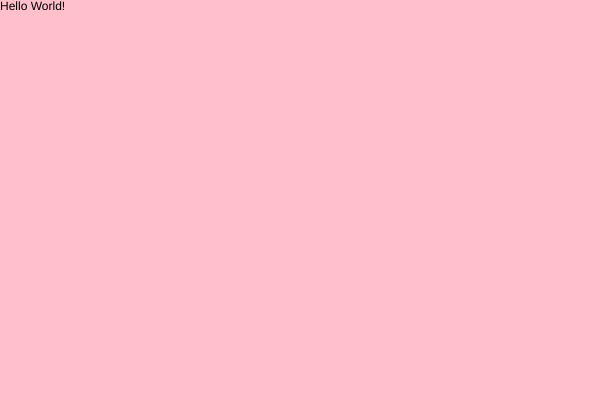
Frame 1 (no input)
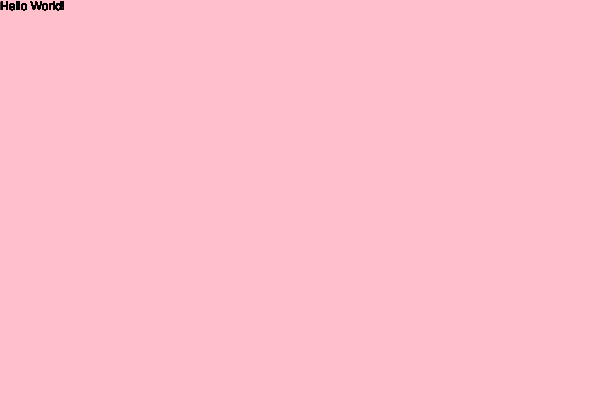
Frame 60 (no input)
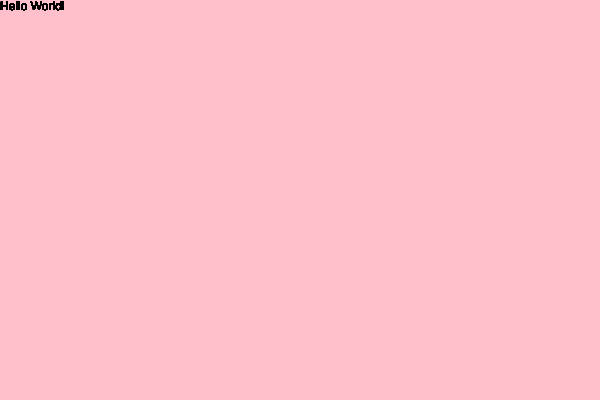
Frame 120 (the mouse pressed at the canvas centre since frame 60)

The p5.js sketch that drew these frames (run headless with seeded random() and noise() and a simulated clock; from frame 60 on, the mouse is pressed at the canvas centre):

// p5.js sketch
// ── sketch.js
// Declare the setup function
function setup() {

    // create a canvas 600px wide and 400px high
    createCanvas( 600, 400 );

    // color the background 'pink'
    background( 'pink' );
}

  // Declaring the draw functions
  function draw () {

    // telling p5 to print the text string as "Hello World!"
    // This is going to be positioned at (x: 30, y:30)
      text("Hello World!", 0, 10);
  }
